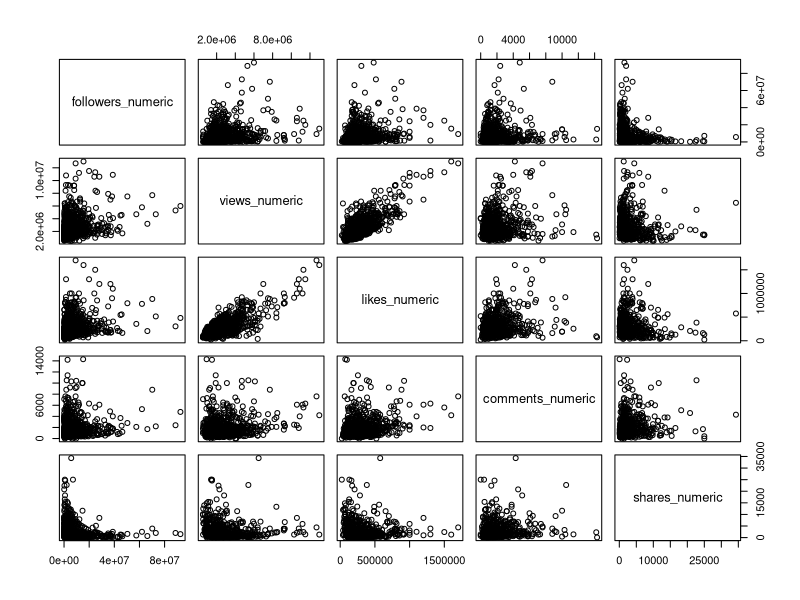
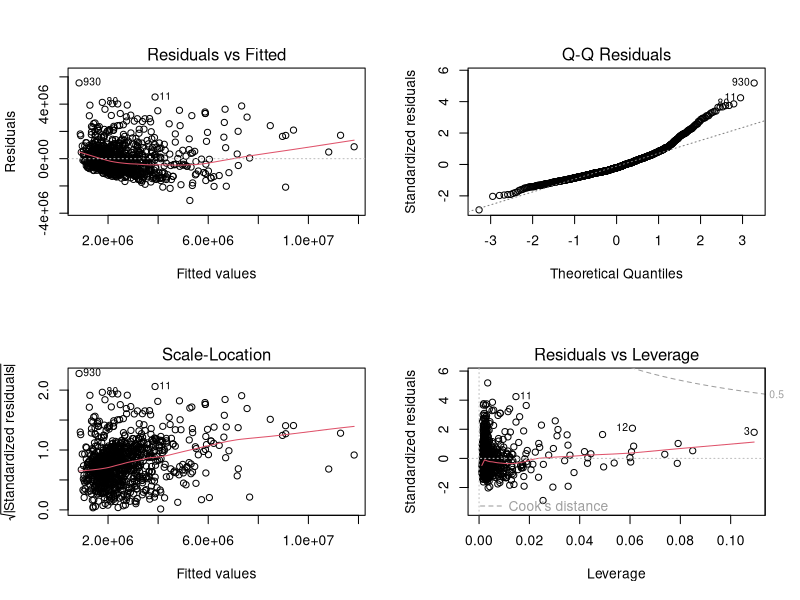
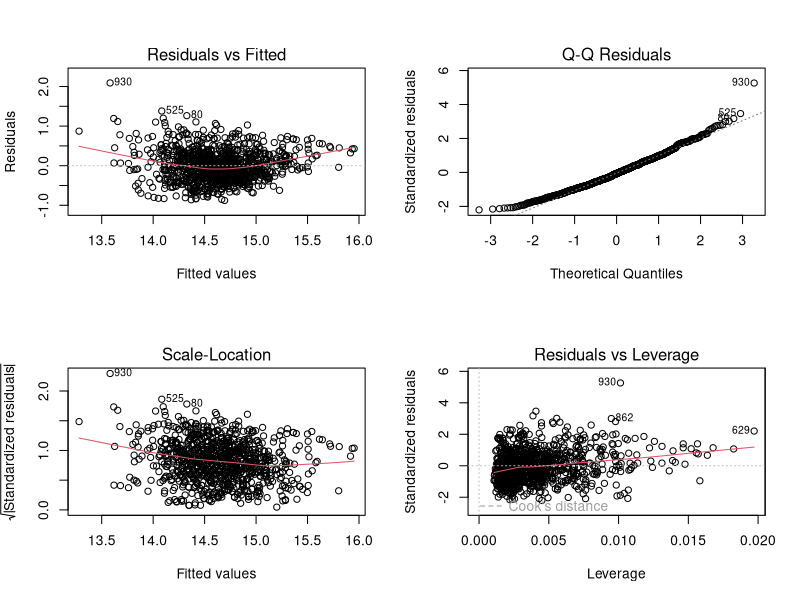
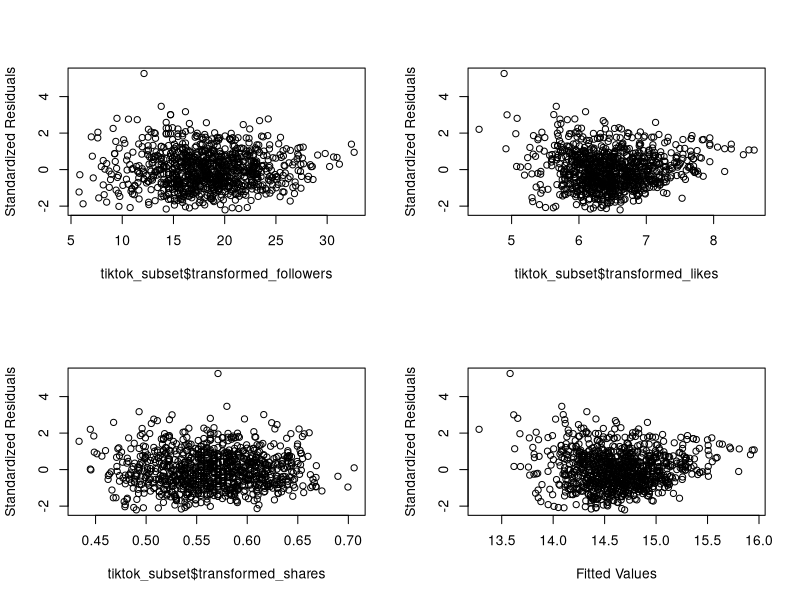
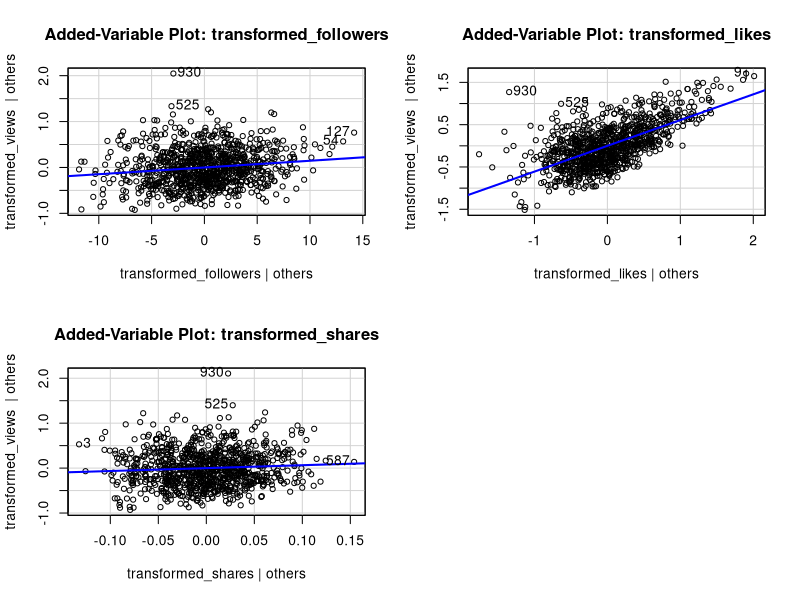

These figures' R source, in order:
## ---- chunk 1
tiktok_data <- read.csv("tiktok4.csv")
## ---- chunk 2
tiktok_observations <- nrow(tiktok_data)
tiktok_variables <- ncol(tiktok_data)

print(paste("number of observations:", tiktok_observations))
print(paste("number of variables:", tiktok_variables))
print(names(tiktok_data))
## ---- chunk 3
# Function to convert values with 'M' and 'K' suffixes to numeric
convert_followers <- function(x) {
  # Remove 'M' and 'K' suffixes and convert to numeric
  num <- as.numeric(sub("[^0-9.]", "", x))
  # Multiply by the necessary value to get the number
  if (endsWith(x, "M")) {
    num <- num * 1e6
  } else if (endsWith(x, "K")) {
    num <- num * 1e3
  }
  num
}

tiktok_data$followers_numeric <- sapply(tiktok_data$followers, convert_followers)
tiktok_data$views_numeric <- sapply(tiktok_data$views.avg., convert_followers)
tiktok_data$likes_numeric <- sapply(tiktok_data$likes.avg.., convert_followers)
tiktok_data$comments_numeric <- sapply(tiktok_data$comments.avg.., convert_followers)
tiktok_data$shares_numeric <- sapply(tiktok_data$shares.avg.., convert_followers)
## ---- chunk 4
library(dplyr)
sorted_tiktok <- arrange(tiktok_data, desc(views_numeric))
head(sorted_tiktok, 10)
## ---- chunk 5
wanted_columns <- c("followers_numeric", "views_numeric", "likes_numeric", "comments_numeric", "shares_numeric")
tiktok_subset <-  tiktok_data[wanted_columns]

pairs(tiktok_subset)
## ---- chunk 6
m1 <- lm(views_numeric ~ followers_numeric + likes_numeric + comments_numeric + shares_numeric, data = tiktok_subset)
summary(m1)
anova(m1)
## ---- chunk 7
par(mfrow = c(2,2))
plot(m1)
## ---- chunk 8
library(car)
tiktok_subset$comments_numeric[tiktok_subset$comments_numeric == 0] <- 1
summary(tranxy <- powerTransform(cbind(views_numeric, followers_numeric, likes_numeric, 
                                       comments_numeric, shares_numeric) ~ 1, data = tiktok_subset))
tiktok_subset$transformed_followers <- (tiktok_subset$followers_numeric)^(0.19)
tiktok_subset$transformed_likes <- (tiktok_subset$likes_numeric)^(0.15)
tiktok_subset$transformed_comments <- (tiktok_subset$comments_numeric)^(0.19)
tiktok_subset$transformed_shares <- (tiktok_subset$shares_numeric)^(-0.08)
tiktok_subset$transformed_views <- log(tiktok_subset$views_numeric)
## ---- chunk 9
m2 <- lm(transformed_views ~ transformed_followers + 
                    transformed_likes + transformed_shares + transformed_comments, data = tiktok_subset)
summary(m2)
anova(m2)
## ---- chunk 10
tt_model_empty <- lm(transformed_views ~ 1, data = tiktok_subset)
tt_forward_model <- step(tt_model_empty, scope = transformed_views ~ transformed_followers + transformed_likes 
                         + transformed_comments + transformed_shares, data = tiktok_subset, direction = "forward")
## ---- chunk 11
m3 <- lm(transformed_views ~ transformed_followers + 
                    transformed_likes + transformed_shares, data = tiktok_subset)
summary(m3)
anova(m3)
## ---- chunk 12
par(mfrow = c(2,2))
plot(m3)
## ---- chunk 13
par(mfrow=c(2,2))
StanRes2 <- rstandard(m3)
plot(tiktok_subset$transformed_followers,StanRes2,ylab="Standardized Residuals")
plot(tiktok_subset$transformed_likes,StanRes2,ylab="Standardized Residuals")
plot(tiktok_subset$transformed_shares,StanRes2,ylab="Standardized Residuals")
plot(m3$fitted.values,StanRes2,ylab="Standardized Residuals",xlab="Fitted Values")
## ---- chunk 14
library(car)
par(mfrow=c(2,2))
avPlot(m3, variable = "transformed_followers", ask=FALSE)
avPlot(m3, variable = "transformed_likes", ask=FALSE)
avPlot(m3, variable = "transformed_shares", ask=FALSE)
## ---- chunk 15
vif(m3)
